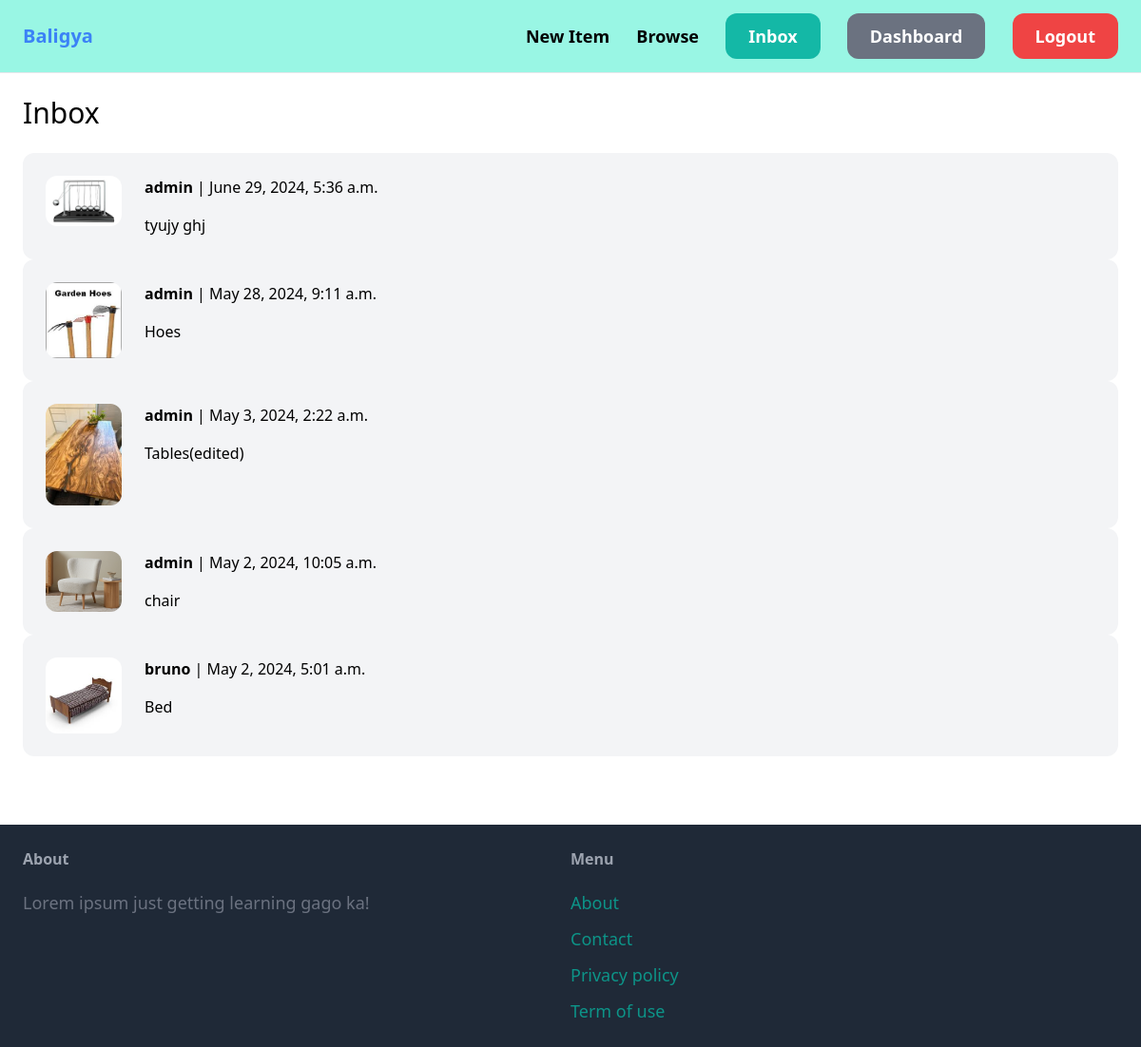
Screenshot of /inbox/ (signed in) with the database file from the repository.
### conversation/models.py (models this page shows)
class Conversation(models.Model):
    item = models.ForeignKey(Item, related_name='conversations', on_delete=models.CASCADE)
    members = models.ManyToManyField(User, related_name='conversations')
    created_at = models.DateTimeField(auto_now_add=True)
    modified_at = models.DateTimeField(auto_now=True)
    class Meta:
        ordering = ('-modified_at',)

### item/models.py (models this page shows, shortened)
class Item(models.Model):
    category = models.ForeignKey(Category, related_name='items', on_delete=models.CASCADE)
    name = models.CharField(max_length=255)
    description = models.TextField(blank=True, null=True)
    image = models.ImageField(upload_to='item_images', blank=True, null=True)
    price = models.FloatField()
    is_sold = models.BooleanField(default=False)
    created_by = models.ForeignKey(User, related_name='items', on_delete=models.CASCADE)
    created_at = models.DateTimeField(auto_now_add=True)

### conversation/views.py (the view)
# urls.py: path('', views.inbox, name='inbox'),
@login_required
def inbox(request):
    conversations = Conversation.objects.filter(members__in=[request.user.id])
    return render(request, 'conversation/inbox.html', {
        'conversations': conversations
    })

### conversation/templates/conversation/inbox.html (shortened to what this page needs)
{% extends 'core/base.html' %}
{% block content %}
<h1 class="mb-6 text-3xl">Inbox</h1>
<div class="space-y-6">
    {% for conversation in conversations %}
        <a href="{% url 'conversation:detail' conversation.id %}">
            <div class="p-6 flex bg-gray-100 rounded-xl">
                <div class="pr-6">
                    <img src="{{ conversation.item.image.url }}" class="w-20 rounded-xl">
                </div>
                <div>
                    {% for member in conversation.members.all %}
                        {% if member != request.user %}
                            <p class="mb-4"><strong>{{ member.username }}</strong> | {{ conversation.modified_at }}</p>
                            <p>{{ conversation.item.name }}</p>
                        {% endif %}
                    {% endfor %}
                </div>
            </div>
        </a>
    {% endfor %}
</div>
{% endblock %}

### rows the page displays
Conversation: item.image (picture), modified_at "June 29, 2024, 5:36 a.m.", item.name "tyujy ghj"
Conversation: item.image (picture), modified_at "May 28, 2024, 9:11 a.m.", item.name "Hoes"
Conversation: item.image (picture), modified_at "May 3, 2024, 2:22 a.m.", item.name "Tables(edited)"
Conversation: item.image (picture), modified_at "May 2, 2024, 10:05 a.m.", item.name "chair"
Conversation: item.image (picture), modified_at "May 2, 2024, 5:01 a.m.", item.name "Bed"

### other values shown
{{ member.username }} "admin"
{{ member.username }} "bruno"
